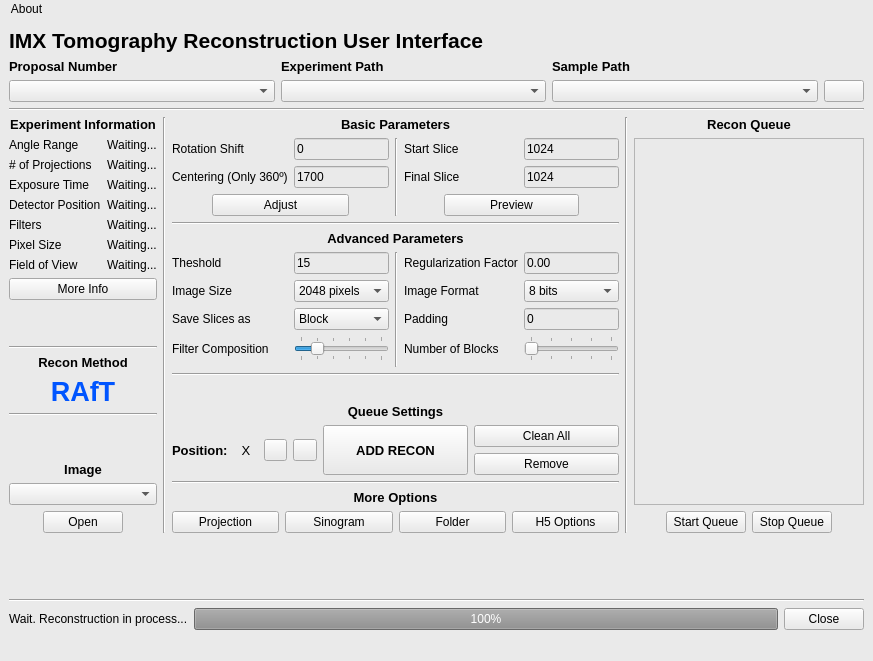
<?xml version="1.0" encoding="UTF-8"?>
<ui version="4.0">
 <class>IMXReconGUI</class>
 <widget class="QMainWindow" name="IMXReconGUI">
  <property name="geometry">
   <rect>
    <x>0</x>
    <y>0</y>
    <width>873</width>
    <height>661</height>
   </rect>
  </property>
  <property name="windowTitle">
   <string>IMX Recon GUI</string>
  </property>
  <property name="windowIcon">
   <iconset resource="ReconGUIResource.qrc">
    <normaloff>:/MainWindowIcon/Images/LNLS_logo_mini.jpg</normaloff>:/MainWindowIcon/Images/LNLS_logo_mini.jpg</iconset>
  </property>
  <property name="styleSheet">
   <string notr="true">background-color:rgb(234, 234, 234)</string>
  </property>
  <widget class="QWidget" name="centralwidget">
   <layout class="QGridLayout" name="gridLayout">
    <item row="2" column="0" colspan="6">
     <widget class="Line" name="line">
      <property name="orientation">
       <enum>Qt::Horizontal</enum>
      </property>
     </widget>
    </item>
    <item row="3" column="4" rowspan="5">
     <widget class="Line" name="line_9">
      <property name="orientation">
       <enum>Qt::Vertical</enum>
      </property>
     </widget>
    </item>
    <item row="7" column="3">
     <layout class="QVBoxLayout" name="verticalLayout">
      <item>
       <widget class="QLabel" name="MoreOptionsLabel">
        <property name="font">
         <font>
          <family>Liberation Sans</family>
          <pointsize>10</pointsize>
          <weight>75</weight>
          <bold>true</bold>
         </font>
        </property>
        <property name="layoutDirection">
         <enum>Qt::LeftToRight</enum>
        </property>
        <property name="text">
         <string>More Options</string>
        </property>
        <property name="alignment">
         <set>Qt::AlignCenter</set>
        </property>
       </widget>
      </item>
      <item>
       <layout class="QGridLayout" name="gridLayout_3">
        <item row="0" column="1">
         <widget class="QPushButton" name="OpenSinogramButton">
          <property name="cursor">
           <cursorShape>PointingHandCursor</cursorShape>
          </property>
          <property name="text">
           <string>Sinogram</string>
          </property>
         </widget>
        </item>
        <item row="0" column="3">
         <widget class="QPushButton" name="H5OptionsButton">
          <property name="cursor">
           <cursorShape>PointingHandCursor</cursorShape>
          </property>
          <property name="text">
           <string>H5 Options</string>
          </property>
         </widget>
        </item>
        <item row="0" column="0">
         <widget class="QPushButton" name="OpenProjectionButton">
          <property name="cursor">
           <cursorShape>PointingHandCursor</cursorShape>
          </property>
          <property name="text">
           <string>Projection</string>
          </property>
         </widget>
        </item>
        <item row="0" column="2">
         <widget class="QPushButton" name="OpenFolderButton">
          <property name="cursor">
           <cursorShape>PointingHandCursor</cursorShape>
          </property>
          <property name="text">
           <string>Folder</string>
          </property>
         </widget>
        </item>
       </layout>
      </item>
     </layout>
    </item>
    <item row="3" column="2" rowspan="5">
     <widget class="Line" name="line_2">
      <property name="orientation">
       <enum>Qt::Vertical</enum>
      </property>
     </widget>
    </item>
    <item row="3" column="0" rowspan="5" colspan="2">
     <layout class="QFormLayout" name="formLayout">
      <item row="0" column="0" colspan="2">
       <layout class="QVBoxLayout" name="verticalLayout_3">
        <item>
         <widget class="QLabel" name="ExperimentInformationLabel">
          <property name="font">
           <font>
            <family>Liberation Sans</family>
            <pointsize>10</pointsize>
            <weight>75</weight>
            <bold>true</bold>
           </font>
          </property>
          <property name="layoutDirection">
           <enum>Qt::LeftToRight</enum>
          </property>
          <property name="text">
           <string>Experiment Information</string>
          </property>
          <property name="alignment">
           <set>Qt::AlignCenter</set>
          </property>
         </widget>
        </item>
       </layout>
      </item>
      <item row="1" column="0">
       <widget class="QLabel" name="AngleRangeLabel">
        <property name="text">
         <string>Angle Range</string>
        </property>
       </widget>
      </item>
      <item row="1" column="1">
       <widget class="QLabel" name="AngleRangeValue">
        <property name="text">
         <string>Waiting...</string>
        </property>
        <property name="alignment">
         <set>Qt::AlignCenter</set>
        </property>
       </widget>
      </item>
      <item row="2" column="0">
       <widget class="QLabel" name="NumberofProjectionsLabel">
        <property name="text">
         <string># of Projections</string>
        </property>
       </widget>
      </item>
      <item row="2" column="1">
       <widget class="QLabel" name="NumberofProjectionsValue">
        <property name="text">
         <string>Waiting...</string>
        </property>
        <property name="alignment">
         <set>Qt::AlignCenter</set>
        </property>
       </widget>
      </item>
      <item row="3" column="0">
       <widget class="QLabel" name="ExposureTimeLabel">
        <property name="text">
         <string>Exposure Time</string>
        </property>
       </widget>
      </item>
      <item row="3" column="1">
       <widget class="QLabel" name="ExposureTimeValue">
        <property name="text">
         <string>Waiting...</string>
        </property>
        <property name="alignment">
         <set>Qt::AlignCenter</set>
        </property>
       </widget>
      </item>
      <item row="4" column="0">
       <widget class="QLabel" name="DetectorPositionLabel">
        <property name="text">
         <string>Detector Position</string>
        </property>
       </widget>
      </item>
      <item row="4" column="1">
       <widget class="QLabel" name="DetectorPositionValue">
        <property name="text">
         <string>Waiting...</string>
        </property>
        <property name="alignment">
         <set>Qt::AlignCenter</set>
        </property>
       </widget>
      </item>
      <item row="5" column="0">
       <widget class="QLabel" name="FiltersLabel">
        <property name="text">
         <string>Filters</string>
        </property>
       </widget>
      </item>
      <item row="5" column="1">
       <widget class="QLabel" name="FilterValue">
        <property name="text">
         <string>Waiting...</string>
        </property>
        <property name="alignment">
         <set>Qt::AlignCenter</set>
        </property>
       </widget>
      </item>
      <item row="6" column="0">
       <widget class="QLabel" name="PixelSizeLabel">
        <property name="text">
         <string>Pixel Size</string>
        </property>
       </widget>
      </item>
      <item row="6" column="1">
       <widget class="QLabel" name="PixelSizeValue">
        <property name="text">
         <string>Waiting...</string>
        </property>
        <property name="alignment">
         <set>Qt::AlignCenter</set>
        </property>
       </widget>
      </item>
      <item row="7" column="0">
       <widget class="QLabel" name="FieldofViewLabel">
        <property name="text">
         <string>Field of View</string>
        </property>
       </widget>
      </item>
      <item row="7" column="1">
       <widget class="QLabel" name="FieldofViewValue">
        <property name="text">
         <string>Waiting...</string>
        </property>
        <property name="alignment">
         <set>Qt::AlignCenter</set>
        </property>
       </widget>
      </item>
      <item row="8" column="0" colspan="2">
       <layout class="QVBoxLayout" name="verticalLayout_2">
        <item>
         <widget class="QPushButton" name="MoreInfoButton">
          <property name="cursor">
           <cursorShape>PointingHandCursor</cursorShape>
          </property>
          <property name="text">
           <string>More Info</string>
          </property>
         </widget>
        </item>
        <item>
         <spacer name="verticalSpacer">
          <property name="orientation">
           <enum>Qt::Vertical</enum>
          </property>
          <property name="sizeType">
           <enum>QSizePolicy::Preferred</enum>
          </property>
          <property name="sizeHint" stdset="0">
           <size>
            <width>20</width>
            <height>40</height>
           </size>
          </property>
         </spacer>
        </item>
        <item>
         <widget class="Line" name="line_10">
          <property name="orientation">
           <enum>Qt::Horizontal</enum>
          </property>
         </widget>
        </item>
       </layout>
      </item>
      <item row="9" column="0" colspan="2">
       <widget class="QLabel" name="ReconMethodLabel">
        <property name="font">
         <font>
          <family>Liberation Sans</family>
          <pointsize>10</pointsize>
          <weight>75</weight>
          <bold>true</bold>
         </font>
        </property>
        <property name="text">
         <string>Recon Method</string>
        </property>
        <property name="alignment">
         <set>Qt::AlignCenter</set>
        </property>
       </widget>
      </item>
      <item row="10" column="0" colspan="2">
       <widget class="QLabel" name="RAfTLabel">
        <property name="font">
         <font>
          <family>Liberation Sans</family>
          <pointsize>20</pointsize>
          <weight>75</weight>
          <bold>true</bold>
         </font>
        </property>
        <property name="text">
         <string>&lt;html&gt;&lt;head/&gt;&lt;body&gt;&lt;p&gt;&lt;span style=&quot; color:#0055ff;&quot;&gt;RAfT&lt;/span&gt;&lt;/p&gt;&lt;/body&gt;&lt;/html&gt;</string>
        </property>
        <property name="alignment">
         <set>Qt::AlignCenter</set>
        </property>
       </widget>
      </item>
      <item row="11" column="0" colspan="2">
       <widget class="Line" name="line_6">
        <property name="orientation">
         <enum>Qt::Horizontal</enum>
        </property>
       </widget>
      </item>
      <item row="12" column="0" colspan="2">
       <layout class="QVBoxLayout" name="verticalLayout_12">
        <item>
         <spacer name="verticalSpacer_2">
          <property name="orientation">
           <enum>Qt::Vertical</enum>
          </property>
          <property name="sizeType">
           <enum>QSizePolicy::Preferred</enum>
          </property>
          <property name="sizeHint" stdset="0">
           <size>
            <width>20</width>
            <height>40</height>
           </size>
          </property>
         </spacer>
        </item>
        <item>
         <widget class="QLabel" name="OpenImageLabel">
          <property name="font">
           <font>
            <family>Liberation Sans</family>
            <pointsize>10</pointsize>
            <weight>75</weight>
            <bold>true</bold>
           </font>
          </property>
          <property name="text">
           <string>Image</string>
          </property>
          <property name="alignment">
           <set>Qt::AlignCenter</set>
          </property>
         </widget>
        </item>
        <item>
         <widget class="QComboBox" name="OpenImageComboBox">
          <property name="cursor">
           <cursorShape>PointingHandCursor</cursorShape>
          </property>
         </widget>
        </item>
        <item>
         <layout class="QHBoxLayout" name="horizontalLayout_6">
          <item>
           <spacer name="OpenImageButtonHorizontalSpacer">
            <property name="orientation">
             <enum>Qt::Horizontal</enum>
            </property>
            <property name="sizeType">
             <enum>QSizePolicy::Preferred</enum>
            </property>
            <property name="sizeHint" stdset="0">
             <size>
              <width>40</width>
              <height>20</height>
             </size>
            </property>
           </spacer>
          </item>
          <item>
           <widget class="QPushButton" name="OpenImageButton">
            <property name="cursor">
             <cursorShape>PointingHandCursor</cursorShape>
            </property>
            <property name="text">
             <string>Open</string>
            </property>
            <property name="icon">
             <iconset resource="ReconGUIResource.qrc">
              <normaloff>:/ImageJ/Images/ImageJ.png</normaloff>:/ImageJ/Images/ImageJ.png</iconset>
            </property>
           </widget>
          </item>
          <item>
           <spacer name="OpenImageButtonHorizontalSpacer_2">
            <property name="orientation">
             <enum>Qt::Horizontal</enum>
            </property>
            <property name="sizeType">
             <enum>QSizePolicy::Preferred</enum>
            </property>
            <property name="sizeHint" stdset="0">
             <size>
              <width>40</width>
              <height>20</height>
             </size>
            </property>
           </spacer>
          </item>
         </layout>
        </item>
       </layout>
      </item>
     </layout>
    </item>
    <item row="0" column="0" colspan="6">
     <layout class="QHBoxLayout" name="horizontalLayout_2">
      <item>
       <widget class="QLabel" name="IMXGUINameLabel">
        <property name="font">
         <font>
          <family>Liberation Sans</family>
          <pointsize>16</pointsize>
          <weight>75</weight>
          <bold>true</bold>
         </font>
        </property>
        <property name="autoFillBackground">
         <bool>false</bool>
        </property>
        <property name="text">
         <string>IMX Tomography Reconstruction User Interface</string>
        </property>
       </widget>
      </item>
      <item>
       <widget class="QLabel" name="LNLSLogoImageLabel">
        <property name="layoutDirection">
         <enum>Qt::RightToLeft</enum>
        </property>
        <property name="text">
         <string/>
        </property>
        <property name="pixmap">
         <pixmap resource="ReconGUIResource.qrc">:/MainWindowIcon/Images/LNLS_logo_mini.jpg</pixmap>
        </property>
       </widget>
      </item>
     </layout>
    </item>
    <item row="10" column="0" colspan="6">
     <layout class="QGridLayout" name="gridLayout_2">
      <item row="1" column="2">
       <widget class="QPushButton" name="CloseGuiButton">
        <property name="cursor">
         <cursorShape>PointingHandCursor</cursorShape>
        </property>
        <property name="text">
         <string>Close</string>
        </property>
       </widget>
      </item>
      <item row="1" column="1">
       <widget class="QProgressBar" name="progressBar">
        <property name="enabled">
         <bool>false</bool>
        </property>
        <property name="styleSheet">
         <string notr="true">Base:rgb(0, 85, 255)</string>
        </property>
        <property name="value">
         <number>100</number>
        </property>
        <property name="textVisible">
         <bool>true</bool>
        </property>
        <property name="invertedAppearance">
         <bool>false</bool>
        </property>
        <property name="textDirection">
         <enum>QProgressBar::TopToBottom</enum>
        </property>
       </widget>
      </item>
      <item row="1" column="0">
       <widget class="QLabel" name="ProgressLabel">
        <property name="text">
         <string>Wait. Reconstruction in process...</string>
        </property>
       </widget>
      </item>
     </layout>
    </item>
    <item row="9" column="0" colspan="6">
     <widget class="Line" name="line_8">
      <property name="orientation">
       <enum>Qt::Horizontal</enum>
      </property>
     </widget>
    </item>
    <item row="3" column="5" rowspan="5">
     <layout class="QVBoxLayout" name="verticalLayout_8">
      <item>
       <widget class="QLabel" name="ReconQueueLabel">
        <property name="font">
         <font>
          <family>Liberation Sans</family>
          <pointsize>10</pointsize>
          <weight>75</weight>
          <bold>true</bold>
         </font>
        </property>
        <property name="text">
         <string>Recon Queue</string>
        </property>
        <property name="alignment">
         <set>Qt::AlignCenter</set>
        </property>
       </widget>
      </item>
      <item>
       <widget class="QTextEdit" name="ReconQueueTextEdit"/>
      </item>
      <item>
       <layout class="QHBoxLayout" name="horizontalLayout_4">
        <item>
         <spacer name="StartQueueButtonHorizontalSpacer_1">
          <property name="orientation">
           <enum>Qt::Horizontal</enum>
          </property>
          <property name="sizeType">
           <enum>QSizePolicy::Preferred</enum>
          </property>
          <property name="sizeHint" stdset="0">
           <size>
            <width>40</width>
            <height>20</height>
           </size>
          </property>
         </spacer>
        </item>
        <item>
         <widget class="QPushButton" name="StartQueueButton">
          <property name="cursor">
           <cursorShape>PointingHandCursor</cursorShape>
          </property>
          <property name="text">
           <string>Start Queue</string>
          </property>
         </widget>
        </item>
        <item>
         <widget class="QPushButton" name="StopQueueButton">
          <property name="cursor">
           <cursorShape>PointingHandCursor</cursorShape>
          </property>
          <property name="text">
           <string>Stop Queue</string>
          </property>
         </widget>
        </item>
        <item>
         <spacer name="StartQueueButtonHorizontalSpacer_2">
          <property name="orientation">
           <enum>Qt::Horizontal</enum>
          </property>
          <property name="sizeType">
           <enum>QSizePolicy::Preferred</enum>
          </property>
          <property name="sizeHint" stdset="0">
           <size>
            <width>40</width>
            <height>20</height>
           </size>
          </property>
         </spacer>
        </item>
       </layout>
      </item>
     </layout>
    </item>
    <item row="3" column="3">
     <layout class="QGridLayout" name="gridLayout_4">
      <item row="1" column="4">
       <widget class="QLineEdit" name="StartSliceLineEdit">
        <property name="text">
         <string>1024</string>
        </property>
       </widget>
      </item>
      <item row="6" column="2" rowspan="5">
       <widget class="Line" name="line_7">
        <property name="orientation">
         <enum>Qt::Vertical</enum>
        </property>
       </widget>
      </item>
      <item row="2" column="0">
       <widget class="QLabel" name="CenteringLabel">
        <property name="text">
         <string>Centering (Only 360º)</string>
        </property>
       </widget>
      </item>
      <item row="1" column="3">
       <widget class="QLabel" name="StartSliceLabel">
        <property name="text">
         <string>Start Slice</string>
        </property>
       </widget>
      </item>
      <item row="6" column="0">
       <widget class="QLabel" name="ThresholdLabel">
        <property name="text">
         <string>Theshold</string>
        </property>
       </widget>
      </item>
      <item row="6" column="1">
       <widget class="QLineEdit" name="ThresholdLineEdit">
        <property name="text">
         <string>15</string>
        </property>
       </widget>
      </item>
      <item row="6" column="3">
       <widget class="QLabel" name="RegularizationLabel">
        <property name="text">
         <string>Regularization Factor</string>
        </property>
       </widget>
      </item>
      <item row="0" column="0" colspan="5">
       <layout class="QVBoxLayout" name="verticalLayout_4">
        <item>
         <widget class="QLabel" name="BasicParametersLabel">
          <property name="font">
           <font>
            <family>Liberation Sans</family>
            <pointsize>10</pointsize>
            <weight>75</weight>
            <bold>true</bold>
           </font>
          </property>
          <property name="layoutDirection">
           <enum>Qt::LeftToRight</enum>
          </property>
          <property name="text">
           <string>Basic Parameters</string>
          </property>
          <property name="alignment">
           <set>Qt::AlignCenter</set>
          </property>
         </widget>
        </item>
       </layout>
      </item>
      <item row="6" column="4">
       <widget class="QLineEdit" name="RegularizationLineEdit">
        <property name="text">
         <string>0.00</string>
        </property>
       </widget>
      </item>
      <item row="4" column="0" colspan="5">
       <widget class="Line" name="line_3">
        <property name="orientation">
         <enum>Qt::Horizontal</enum>
        </property>
       </widget>
      </item>
      <item row="1" column="0">
       <widget class="QLabel" name="RotationShiftLabel">
        <property name="text">
         <string>Rotation Shift</string>
        </property>
       </widget>
      </item>
      <item row="5" column="0" colspan="5">
       <layout class="QVBoxLayout" name="verticalLayout_7">
        <item>
         <widget class="QLabel" name="AdvancedParametersLabel">
          <property name="font">
           <font>
            <family>Liberation Sans</family>
            <pointsize>10</pointsize>
            <weight>75</weight>
            <bold>true</bold>
           </font>
          </property>
          <property name="layoutDirection">
           <enum>Qt::LeftToRight</enum>
          </property>
          <property name="text">
           <string>Advanced Parameters</string>
          </property>
          <property name="alignment">
           <set>Qt::AlignCenter</set>
          </property>
         </widget>
        </item>
       </layout>
      </item>
      <item row="2" column="4">
       <widget class="QLineEdit" name="FinalSliceLineEdit">
        <property name="text">
         <string>1024</string>
        </property>
       </widget>
      </item>
      <item row="2" column="3">
       <widget class="QLabel" name="FinalSliceLabel">
        <property name="text">
         <string>Final Slice</string>
        </property>
       </widget>
      </item>
      <item row="1" column="1">
       <widget class="QLineEdit" name="RotationShiftLineEdit">
        <property name="text">
         <string>0</string>
        </property>
       </widget>
      </item>
      <item row="2" column="1">
       <widget class="QLineEdit" name="CenteringLineEdit">
        <property name="text">
         <string>1700</string>
        </property>
       </widget>
      </item>
      <item row="11" column="0" colspan="5">
       <widget class="Line" name="line_5">
        <property name="orientation">
         <enum>Qt::Horizontal</enum>
        </property>
       </widget>
      </item>
      <item row="1" column="2" rowspan="3">
       <widget class="Line" name="line_4">
        <property name="orientation">
         <enum>Qt::Vertical</enum>
        </property>
       </widget>
      </item>
      <item row="9" column="4">
       <widget class="QSlider" name="NumberofBlocksSlider">
        <property name="cursor">
         <cursorShape>PointingHandCursor</cursorShape>
        </property>
        <property name="minimum">
         <number>1</number>
        </property>
        <property name="maximum">
         <number>5</number>
        </property>
        <property name="pageStep">
         <number>0</number>
        </property>
        <property name="value">
         <number>1</number>
        </property>
        <property name="orientation">
         <enum>Qt::Horizontal</enum>
        </property>
        <property name="tickPosition">
         <enum>QSlider::TicksBothSides</enum>
        </property>
       </widget>
      </item>
      <item row="7" column="3">
       <widget class="QLabel" name="ImageFormatLabel">
        <property name="text">
         <string>Image Format</string>
        </property>
       </widget>
      </item>
      <item row="9" column="3">
       <widget class="QLabel" name="NumberofBlocksLabel">
        <property name="text">
         <string>Number of Blocks</string>
        </property>
       </widget>
      </item>
      <item row="8" column="0">
       <widget class="QLabel" name="SaveImageAsLabel">
        <property name="text">
         <string>Save Slices as</string>
        </property>
       </widget>
      </item>
      <item row="8" column="1">
       <widget class="QComboBox" name="SaveImageAsComboBox">
        <property name="cursor">
         <cursorShape>PointingHandCursor</cursorShape>
        </property>
        <item>
         <property name="text">
          <string>Block</string>
         </property>
        </item>
        <item>
         <property name="text">
          <string>Single Files</string>
         </property>
        </item>
       </widget>
      </item>
      <item row="7" column="0">
       <widget class="QLabel" name="ImageSizeLabel">
        <property name="text">
         <string>Image Size</string>
        </property>
       </widget>
      </item>
      <item row="9" column="0">
       <widget class="QLabel" name="FilterCompositionLabel">
        <property name="text">
         <string>Filter Composition</string>
        </property>
       </widget>
      </item>
      <item row="3" column="3" colspan="2">
       <layout class="QHBoxLayout" name="horizontalLayout">
        <item>
         <spacer name="PreviewReconButtonHorizontalSpacer">
          <property name="orientation">
           <enum>Qt::Horizontal</enum>
          </property>
          <property name="sizeType">
           <enum>QSizePolicy::Preferred</enum>
          </property>
          <property name="sizeHint" stdset="0">
           <size>
            <width>40</width>
            <height>20</height>
           </size>
          </property>
         </spacer>
        </item>
        <item>
         <widget class="QPushButton" name="PreviewReconButton">
          <property name="cursor">
           <cursorShape>PointingHandCursor</cursorShape>
          </property>
          <property name="text">
           <string>Preview</string>
          </property>
         </widget>
        </item>
        <item>
         <spacer name="PreviewReconButtonHorizontalSpacer_2">
          <property name="orientation">
           <enum>Qt::Horizontal</enum>
          </property>
          <property name="sizeType">
           <enum>QSizePolicy::Preferred</enum>
          </property>
          <property name="sizeHint" stdset="0">
           <size>
            <width>40</width>
            <height>20</height>
           </size>
          </property>
         </spacer>
        </item>
       </layout>
      </item>
      <item row="9" column="1">
       <widget class="QSlider" name="FilterCompositionSlider">
        <property name="cursor">
         <cursorShape>PointingHandCursor</cursorShape>
        </property>
        <property name="maximum">
         <number>5</number>
        </property>
        <property name="pageStep">
         <number>0</number>
        </property>
        <property name="value">
         <number>1</number>
        </property>
        <property name="orientation">
         <enum>Qt::Horizontal</enum>
        </property>
        <property name="tickPosition">
         <enum>QSlider::TicksBothSides</enum>
        </property>
       </widget>
      </item>
      <item row="7" column="4">
       <widget class="QComboBox" name="ImageFormaComboBox">
        <property name="cursor">
         <cursorShape>PointingHandCursor</cursorShape>
        </property>
        <item>
         <property name="text">
          <string>8 bits</string>
         </property>
        </item>
        <item>
         <property name="text">
          <string>32 bits</string>
         </property>
        </item>
       </widget>
      </item>
      <item row="7" column="1">
       <widget class="QComboBox" name="ImageSizeComboBox">
        <property name="cursor">
         <cursorShape>PointingHandCursor</cursorShape>
        </property>
        <item>
         <property name="text">
          <string>2048 pixels</string>
         </property>
        </item>
        <item>
         <property name="text">
          <string>1024 pixels</string>
         </property>
        </item>
        <item>
         <property name="text">
          <string>512 pixels</string>
         </property>
        </item>
       </widget>
      </item>
      <item row="8" column="4">
       <widget class="QLineEdit" name="PaddingLineEdit">
        <property name="text">
         <string>0</string>
        </property>
       </widget>
      </item>
      <item row="8" column="3">
       <widget class="QLabel" name="PaddingLabel">
        <property name="text">
         <string>Padding</string>
        </property>
       </widget>
      </item>
      <item row="3" column="0" colspan="2">
       <layout class="QHBoxLayout" name="horizontalLayout_5">
        <item>
         <spacer name="AdjustSinoButtonHorizontalSpacer_2">
          <property name="orientation">
           <enum>Qt::Horizontal</enum>
          </property>
          <property name="sizeType">
           <enum>QSizePolicy::Preferred</enum>
          </property>
          <property name="sizeHint" stdset="0">
           <size>
            <width>40</width>
            <height>20</height>
           </size>
          </property>
         </spacer>
        </item>
        <item>
         <widget class="QPushButton" name="AdjustSinoButton">
          <property name="cursor">
           <cursorShape>PointingHandCursor</cursorShape>
          </property>
          <property name="text">
           <string>Adjust</string>
          </property>
         </widget>
        </item>
        <item>
         <spacer name="AdjustSinoButtonHorizontalSpacer">
          <property name="orientation">
           <enum>Qt::Horizontal</enum>
          </property>
          <property name="sizeType">
           <enum>QSizePolicy::Preferred</enum>
          </property>
          <property name="sizeHint" stdset="0">
           <size>
            <width>40</width>
            <height>20</height>
           </size>
          </property>
         </spacer>
        </item>
       </layout>
      </item>
     </layout>
    </item>
    <item row="6" column="3">
     <widget class="Line" name="line_11">
      <property name="orientation">
       <enum>Qt::Horizontal</enum>
      </property>
     </widget>
    </item>
    <item row="8" column="3">
     <spacer name="verticalSpacer_3">
      <property name="orientation">
       <enum>Qt::Vertical</enum>
      </property>
      <property name="sizeHint" stdset="0">
       <size>
        <width>20</width>
        <height>40</height>
       </size>
      </property>
     </spacer>
    </item>
    <item row="5" column="3">
     <layout class="QGridLayout" name="gridLayout_10">
      <item row="1" column="0" rowspan="2">
       <layout class="QGridLayout" name="gridLayout_11">
        <item row="0" column="1">
         <widget class="QLabel" name="PositionQueue">
          <property name="font">
           <font>
            <family>Liberation Sans</family>
            <pointsize>10</pointsize>
           </font>
          </property>
          <property name="text">
           <string>X</string>
          </property>
          <property name="alignment">
           <set>Qt::AlignCenter</set>
          </property>
         </widget>
        </item>
        <item row="0" column="0">
         <widget class="QLabel" name="PositionLabel">
          <property name="font">
           <font>
            <family>Liberation Sans</family>
            <pointsize>10</pointsize>
            <weight>75</weight>
            <bold>true</bold>
           </font>
          </property>
          <property name="text">
           <string>Position:</string>
          </property>
         </widget>
        </item>
        <item row="0" column="3">
         <widget class="QPushButton" name="DownPositionQueueButton">
          <property name="sizePolicy">
           <sizepolicy hsizetype="Ignored" vsizetype="Fixed">
            <horstretch>0</horstretch>
            <verstretch>0</verstretch>
           </sizepolicy>
          </property>
          <property name="cursor">
           <cursorShape>PointingHandCursor</cursorShape>
          </property>
          <property name="text">
           <string/>
          </property>
          <property name="icon">
           <iconset resource="ReconGUIResource.qrc">
            <normaloff>:/Arrows/Images/rsz_red_arrow_downsvg.png</normaloff>:/Arrows/Images/rsz_red_arrow_downsvg.png</iconset>
          </property>
         </widget>
        </item>
        <item row="0" column="2">
         <widget class="QPushButton" name="UpPositionQueueButton">
          <property name="sizePolicy">
           <sizepolicy hsizetype="Ignored" vsizetype="Fixed">
            <horstretch>0</horstretch>
            <verstretch>0</verstretch>
           </sizepolicy>
          </property>
          <property name="cursor">
           <cursorShape>PointingHandCursor</cursorShape>
          </property>
          <property name="text">
           <string/>
          </property>
          <property name="icon">
           <iconset resource="ReconGUIResource.qrc">
            <normaloff>:/Arrows/Images/rsz_greenarrow.png</normaloff>:/Arrows/Images/rsz_greenarrow.png</iconset>
          </property>
         </widget>
        </item>
       </layout>
      </item>
      <item row="1" column="2" rowspan="2">
       <layout class="QVBoxLayout" name="verticalLayout_18">
        <item>
         <layout class="QVBoxLayout" name="verticalLayout_15">
          <item>
           <widget class="QPushButton" name="CleanQueueButton">
            <property name="cursor">
             <cursorShape>PointingHandCursor</cursorShape>
            </property>
            <property name="text">
             <string>Clean All</string>
            </property>
           </widget>
          </item>
          <item>
           <widget class="QPushButton" name="RemoveFromQueueButton">
            <property name="cursor">
             <cursorShape>PointingHandCursor</cursorShape>
            </property>
            <property name="text">
             <string>Remove</string>
            </property>
           </widget>
          </item>
         </layout>
        </item>
       </layout>
      </item>
      <item row="1" column="1" rowspan="2">
       <widget class="QPushButton" name="AddReconQueueButton">
        <property name="sizePolicy">
         <sizepolicy hsizetype="Minimum" vsizetype="Preferred">
          <horstretch>0</horstretch>
          <verstretch>0</verstretch>
         </sizepolicy>
        </property>
        <property name="font">
         <font>
          <pointsize>10</pointsize>
          <weight>75</weight>
          <bold>true</bold>
         </font>
        </property>
        <property name="cursor">
         <cursorShape>PointingHandCursor</cursorShape>
        </property>
        <property name="text">
         <string>ADD RECON</string>
        </property>
       </widget>
      </item>
      <item row="0" column="0" colspan="3">
       <widget class="QLabel" name="QueueSettingsLabel">
        <property name="font">
         <font>
          <family>Liberation Sans</family>
          <pointsize>10</pointsize>
          <weight>75</weight>
          <bold>true</bold>
         </font>
        </property>
        <property name="text">
         <string>Queue Settings</string>
        </property>
        <property name="alignment">
         <set>Qt::AlignCenter</set>
        </property>
       </widget>
      </item>
     </layout>
    </item>
    <item row="1" column="0" colspan="6">
     <layout class="QGridLayout" name="gridLayout_6">
      <item row="1" column="2">
       <widget class="QComboBox" name="SamplePathComboBox">
        <property name="cursor">
         <cursorShape>PointingHandCursor</cursorShape>
        </property>
       </widget>
      </item>
      <item row="1" column="1">
       <widget class="QComboBox" name="ExperimentPathComboBox">
        <property name="cursor">
         <cursorShape>PointingHandCursor</cursorShape>
        </property>
       </widget>
      </item>
      <item row="1" column="0">
       <widget class="QComboBox" name="ProposalNumberComboBox">
        <property name="cursor">
         <cursorShape>PointingHandCursor</cursorShape>
        </property>
       </widget>
      </item>
      <item row="1" column="3">
       <widget class="QPushButton" name="pushButton">
        <property name="sizePolicy">
         <sizepolicy hsizetype="Fixed" vsizetype="Maximum">
          <horstretch>0</horstretch>
          <verstretch>0</verstretch>
         </sizepolicy>
        </property>
        <property name="cursor">
         <cursorShape>PointingHandCursor</cursorShape>
        </property>
        <property name="text">
         <string/>
        </property>
        <property name="icon">
         <iconset resource="ReconGUIResource.qrc">
          <normaloff>:/Arrows/Images/Update.png</normaloff>:/Arrows/Images/Update.png</iconset>
        </property>
       </widget>
      </item>
      <item row="0" column="0">
       <widget class="QLabel" name="ProposalNumberLabel">
        <property name="font">
         <font>
          <family>Liberation Sans</family>
          <pointsize>10</pointsize>
          <weight>75</weight>
          <bold>true</bold>
         </font>
        </property>
        <property name="text">
         <string>Proposal Number</string>
        </property>
       </widget>
      </item>
      <item row="0" column="1">
       <widget class="QLabel" name="ExperimentPathLabel">
        <property name="font">
         <font>
          <family>Liberation Sans</family>
          <pointsize>10</pointsize>
          <weight>75</weight>
          <bold>true</bold>
         </font>
        </property>
        <property name="text">
         <string>Experiment Path</string>
        </property>
       </widget>
      </item>
      <item row="0" column="2">
       <widget class="QLabel" name="SamplePathLabel">
        <property name="font">
         <font>
          <family>Liberation Sans</family>
          <pointsize>10</pointsize>
          <weight>75</weight>
          <bold>true</bold>
         </font>
        </property>
        <property name="text">
         <string>Sample Path</string>
        </property>
       </widget>
      </item>
     </layout>
    </item>
   </layout>
  </widget>
  <widget class="QMenuBar" name="menubar">
   <property name="geometry">
    <rect>
     <x>0</x>
     <y>0</y>
     <width>873</width>
     <height>27</height>
    </rect>
   </property>
   <widget class="QMenu" name="menuAbout">
    <property name="title">
     <string>About</string>
    </property>
    <addaction name="actionContact"/>
    <addaction name="actionVersion"/>
   </widget>
   <addaction name="menuAbout"/>
  </widget>
  <widget class="QStatusBar" name="statusbar"/>
  <action name="actionVersion">
   <property name="text">
    <string>Version</string>
   </property>
  </action>
  <action name="actionContact">
   <property name="text">
    <string>Contacts</string>
   </property>
  </action>
 </widget>
 <resources>
  <include location="ReconGUIResource.qrc"/>
 </resources>
 <connections>
  <connection>
   <sender>CloseGuiButton</sender>
   <signal>clicked()</signal>
   <receiver>IMXReconGUI</receiver>
   <slot>close()</slot>
   <hints>
    <hint type="sourcelabel">
     <x>755</x>
     <y>587</y>
    </hint>
    <hint type="destinationlabel">
     <x>785</x>
     <y>486</y>
    </hint>
   </hints>
  </connection>
  <connection>
   <sender>PreviewReconButton</sender>
   <signal>clicked()</signal>
   <receiver>progressBar</receiver>
   <slot>show()</slot>
   <hints>
    <hint type="sourcelabel">
     <x>125</x>
     <y>531</y>
    </hint>
    <hint type="destinationlabel">
     <x>628</x>
     <y>586</y>
    </hint>
   </hints>
  </connection>
 </connections>
</ui>
